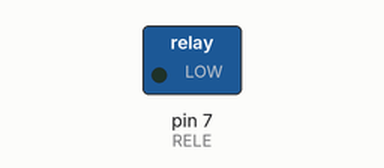
A sketch run on a simulated Arduino Uno, built with avr-gcc and run on an emulated ATmega328P. On the bench: switched loads named in the sketch (green lamp = pin HIGH).

Above: at 1.0 s.
At 3.0 s:
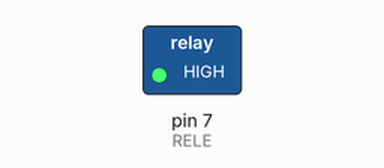
Timing chart, 0 to 5.2 s (numbered marks = the images above):
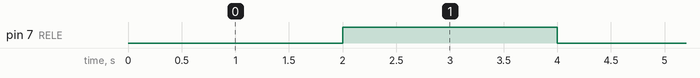

The sketch:

02_teste_rele.ino
```cpp
// Teste do relé — liga e desliga a fita LED 12 V
const int RELE = 7;

void setup() {
  pinMode(RELE, OUTPUT);
  digitalWrite(RELE, HIGH);   // módulo ativo em LOW: HIGH = desligado
}

void loop() {
  digitalWrite(RELE, LOW);    // liga a fita
  delay(2000);
  digitalWrite(RELE, HIGH);   // desliga a fita
  delay(2000);
}
```

Measured:
- by itself, pin 7 (RELE): alternates HIGH for 2.0 s and LOW for 2.0 s
